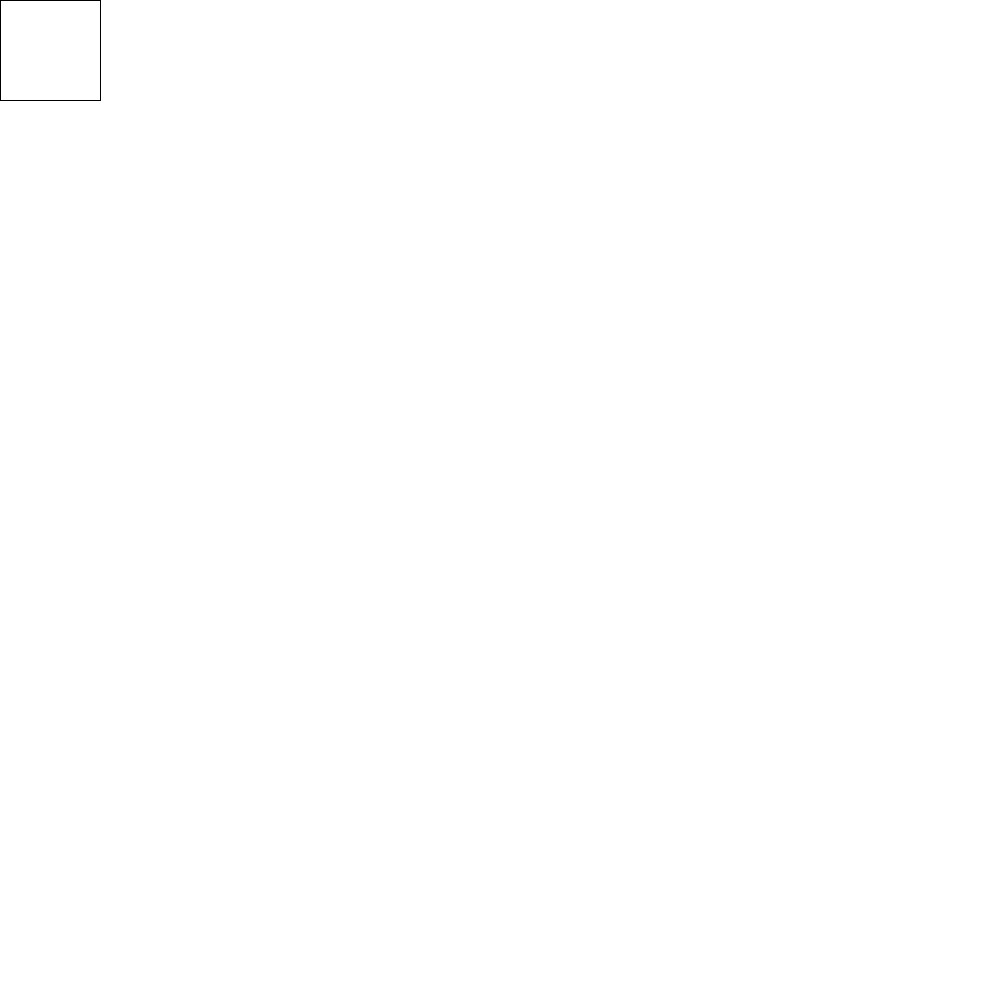
Frame 1 (no input)
Frame 60 (the mouse pressed at the canvas centre just before this capture): identical to frame 1, image omitted
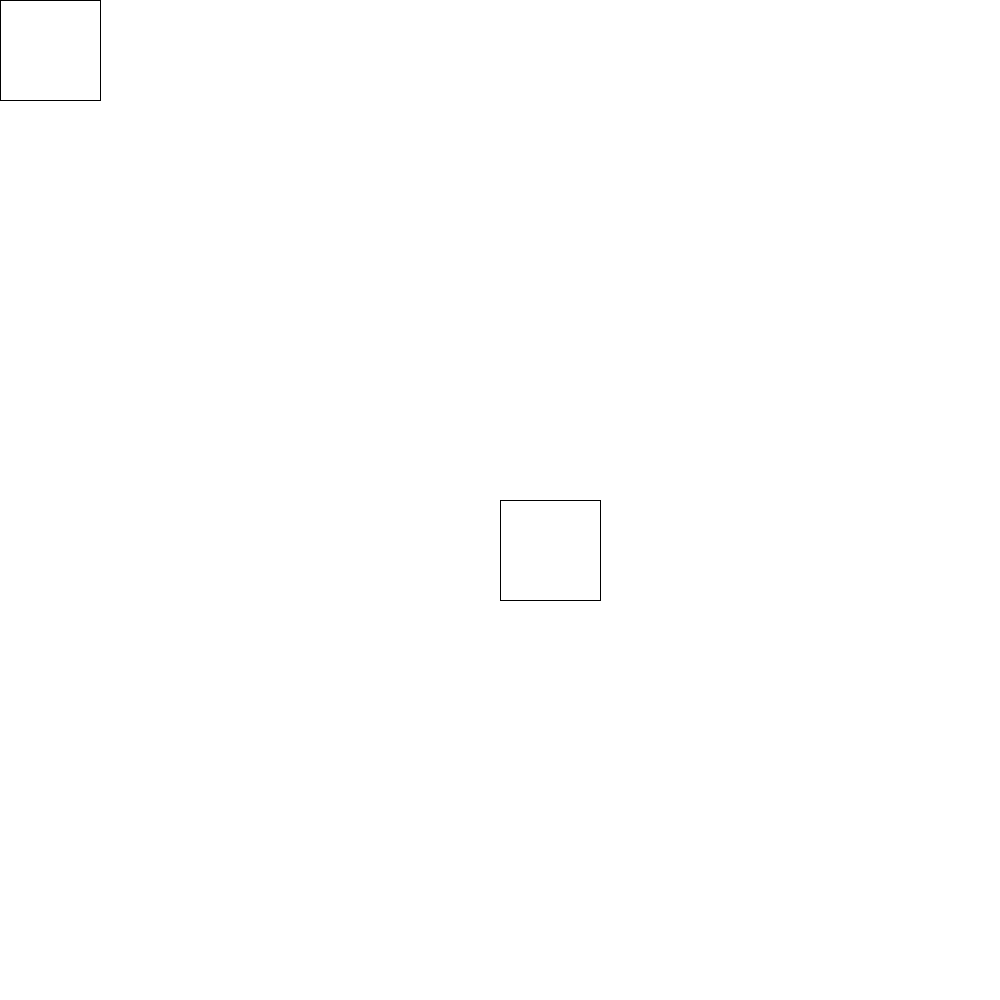
Frame 120 (the mouse held since frame 60 and released just before this capture)

The Processing sketch that drew these frames (run headless with seeded random() and noise(); from frame 60 on, the mouse is pressed at the canvas centre):

// Processing sketch: playing
// ── playing.pde
void setup(){
  size(1000, 1000);
  background(255);
}

void draw(){
  rect(mouseX,mouseY,100,100);
}
